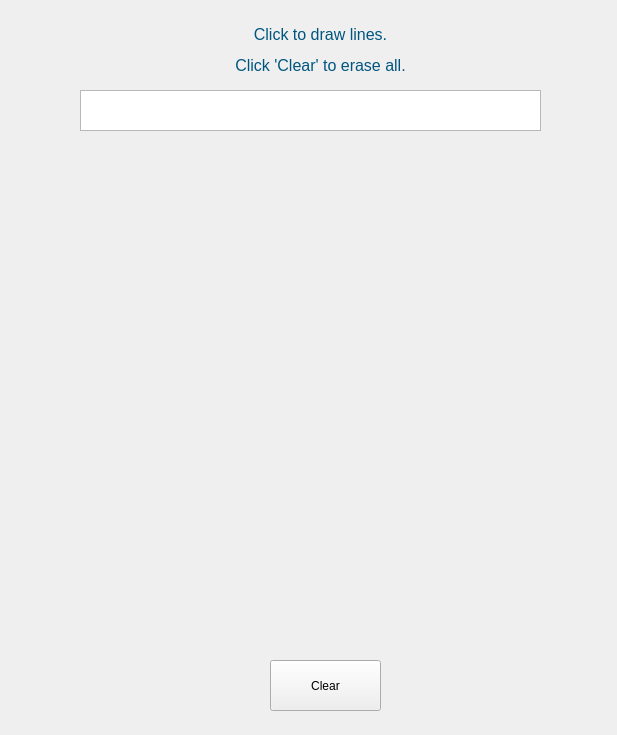
<?xml version="1.0" encoding="UTF-8"?>
<ui version="4.0">
 <class>Line</class>
 <widget class="QWidget" name="line">
  <property name="geometry">
   <rect>
    <x>0</x>
    <y>0</y>
    <width>617</width>
    <height>735</height>
   </rect>
  </property>
  <property name="windowTitle">
   <string>Form</string>
  </property>
  <widget class="QLabel" name="linelabel">
   <property name="geometry">
    <rect>
     <x>120</x>
     <y>20</y>
     <width>401</width>
     <height>61</height>
    </rect>
   </property>
   <property name="frameShape">
    <enum>QFrame::NoFrame</enum>
   </property>
   <property name="frameShadow">
    <enum>QFrame::Sunken</enum>
   </property>
   <property name="text">
    <string>&lt;html&gt;&lt;head/&gt;&lt;body&gt;&lt;p align=&quot;center&quot;&gt;&lt;span style=&quot; font-size:12pt; color:#00557f;&quot;&gt;Click to draw lines.&lt;/span&gt;&lt;/p&gt;&lt;p align=&quot;center&quot;&gt;&lt;span style=&quot; font-size:12pt; color:#00557f;&quot;&gt;Click 'Clear' to erase all.&lt;/span&gt;&lt;/p&gt;&lt;/body&gt;&lt;/html&gt;</string>
   </property>
  </widget>
  <widget class="QPushButton" name="Clear">
   <property name="geometry">
    <rect>
     <x>270</x>
     <y>660</y>
     <width>111</width>
     <height>51</height>
    </rect>
   </property>
   <property name="text">
    <string>Clear</string>
   </property>
  </widget>
  <widget class="QTextBrowser" name="lineEdit">
   <property name="geometry">
    <rect>
     <x>80</x>
     <y>90</y>
     <width>461</width>
     <height>41</height>
    </rect>
   </property>
   <property name="html">
    <string>&lt;!DOCTYPE HTML PUBLIC &quot;-//W3C//DTD HTML 4.0//EN&quot; &quot;http://www.w3.org/TR/REC-html40/strict.dtd&quot;&gt;
&lt;html&gt;&lt;head&gt;&lt;meta name=&quot;qrichtext&quot; content=&quot;1&quot; /&gt;&lt;style type=&quot;text/css&quot;&gt;
p, li { white-space: pre-wrap; }
&lt;/style&gt;&lt;/head&gt;&lt;body style=&quot; font-family:'SimSun'; font-size:9pt; font-weight:400; font-style:normal;&quot;&gt;
&lt;p align=&quot;center&quot; style=&quot;-qt-paragraph-type:empty; margin-top:0px; margin-bottom:0px; margin-left:0px; margin-right:0px; -qt-block-indent:0; text-indent:0px;&quot;&gt;&lt;br /&gt;&lt;/p&gt;&lt;/body&gt;&lt;/html&gt;</string>
   </property>
  </widget>
 </widget>
 <resources/>
 <connections>
  <connection>
   <sender>Clear</sender>
   <signal>clicked()</signal>
   <receiver>line</receiver>
   <slot>Clear_click()</slot>
   <hints>
    <hint type="sourcelabel">
     <x>328</x>
     <y>580</y>
    </hint>
    <hint type="destinationlabel">
     <x>395</x>
     <y>594</y>
    </hint>
   </hints>
  </connection>
 </connections>
 <slots>
  <slot>Clear_click()</slot>
 </slots>
</ui>
